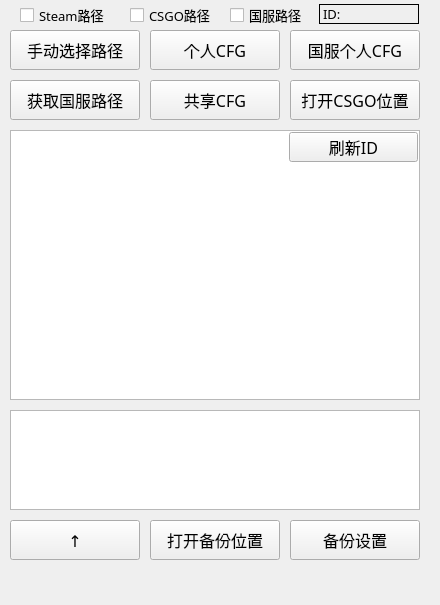
    <widget class="QWidget" name="TabMain">
     <property name="enabled">
      <bool>true</bool>
     </property>
     <property name="minimumSize">
      <size>
       <width>440</width>
       <height>605</height>
      </size>
     </property>
     <attribute name="title">
      <string>主要</string>
     </attribute>
     <widget class="QTableWidget" name="userdata">
      <property name="enabled">
       <bool>true</bool>
      </property>
      <property name="geometry">
       <rect>
        <x>10</x>
        <y>130</y>
        <width>410</width>
        <height>270</height>
       </rect>
      </property>
      <property name="font">
       <font>
        <family>微软雅黑</family>
        <pointsize>12</pointsize>
        <weight>50</weight>
        <bold>false</bold>
       </font>
      </property>
      <property name="styleSheet">
       <string notr="true"/>
      </property>
      <property name="frameShape">
       <enum>QFrame::StyledPanel</enum>
      </property>
      <property name="frameShadow">
       <enum>QFrame::Sunken</enum>
      </property>
      <property name="verticalScrollBarPolicy">
       <enum>Qt::ScrollBarAlwaysOff</enum>
      </property>
      <property name="horizontalScrollBarPolicy">
       <enum>Qt::ScrollBarAlwaysOff</enum>
      </property>
      <property name="textElideMode">
       <enum>Qt::ElideRight</enum>
      </property>
      <property name="verticalScrollMode">
       <enum>QAbstractItemView::ScrollPerPixel</enum>
      </property>
      <property name="horizontalScrollMode">
       <enum>QAbstractItemView::ScrollPerPixel</enum>
      </property>
      <property name="rowCount">
       <number>0</number>
      </property>
      <property name="columnCount">
       <number>0</number>
      </property>
      <attribute name="horizontalHeaderHighlightSections">
       <bool>false</bool>
      </attribute>
      <attribute name="verticalHeaderVisible">
       <bool>false</bool>
      </attribute>
      <attribute name="verticalHeaderHighlightSections">
       <bool>false</bool>
      </attribute>
     </widget>
     <widget class="QPushButton" name="opencsgocfg">
      <property name="geometry">
       <rect>
        <x>150</x>
        <y>80</y>
        <width>130</width>
        <height>40</height>
       </rect>
      </property>
      <property name="font">
       <font>
        <family>微软雅黑</family>
        <pointsize>12</pointsize>
        <weight>50</weight>
        <bold>false</bold>
       </font>
      </property>
      <property name="text">
       <string>共享CFG</string>
      </property>
     </widget>
     <widget class="QPushButton" name="openlocalcfg">
      <property name="geometry">
       <rect>
        <x>150</x>
        <y>30</y>
        <width>130</width>
        <height>40</height>
       </rect>
      </property>
      <property name="font">
       <font>
        <family>微软雅黑</family>
        <pointsize>12</pointsize>
        <weight>50</weight>
        <bold>false</bold>
       </font>
      </property>
      <property name="text">
       <string>个人CFG</string>
      </property>
     </widget>
     <widget class="QPushButton" name="manualBtn">
      <property name="geometry">
       <rect>
        <x>10</x>
        <y>30</y>
        <width>130</width>
        <height>40</height>
       </rect>
      </property>
      <property name="font">
       <font>
        <family>微软雅黑</family>
        <pointsize>12</pointsize>
        <weight>50</weight>
        <bold>false</bold>
       </font>
      </property>
      <property name="text">
       <string>手动选择路径</string>
      </property>
     </widget>
     <widget class="QPushButton" name="openCNlocalcfg">
      <property name="geometry">
       <rect>
        <x>290</x>
        <y>30</y>
        <width>130</width>
        <height>40</height>
       </rect>
      </property>
      <property name="font">
       <font>
        <family>微软雅黑</family>
        <pointsize>12</pointsize>
        <weight>50</weight>
        <bold>false</bold>
       </font>
      </property>
      <property name="text">
       <string>国服个人CFG</string>
      </property>
     </widget>
     <widget class="QPushButton" name="getUserDataBtn">
      <property name="geometry">
       <rect>
        <x>289</x>
        <y>132</y>
        <width>129</width>
        <height>30</height>
       </rect>
      </property>
      <property name="font">
       <font>
        <family>微软雅黑</family>
        <pointsize>12</pointsize>
        <weight>50</weight>
        <bold>false</bold>
       </font>
      </property>
      <property name="text">
       <string>刷新ID</string>
      </property>
     </widget>
     <widget class="QPushButton" name="getLauncherPathBtn">
      <property name="geometry">
       <rect>
        <x>10</x>
        <y>80</y>
        <width>130</width>
        <height>40</height>
       </rect>
      </property>
      <property name="font">
       <font>
        <family>微软雅黑</family>
        <pointsize>12</pointsize>
        <weight>50</weight>
        <bold>false</bold>
       </font>
      </property>
      <property name="text">
       <string>获取国服路径</string>
      </property>
     </widget>
     <widget class="QPushButton" name="backupSetting">
      <property name="geometry">
       <rect>
        <x>290</x>
        <y>520</y>
        <width>130</width>
        <height>40</height>
       </rect>
      </property>
      <property name="font">
       <font>
        <family>微软雅黑</family>
        <pointsize>12</pointsize>
        <weight>50</weight>
        <bold>false</bold>
       </font>
      </property>
      <property name="text">
       <string>备份设置</string>
      </property>
     </widget>
     <widget class="QPushButton" name="openBackupLoc">
      <property name="geometry">
       <rect>
        <x>150</x>
        <y>520</y>
        <width>130</width>
        <height>40</height>
       </rect>
      </property>
      <property name="font">
       <font>
        <family>微软雅黑</family>
        <pointsize>12</pointsize>
        <weight>50</weight>
        <bold>false</bold>
       </font>
      </property>
      <property name="text">
       <string>打开备份位置</string>
      </property>
     </widget>
     <widget class="QTableWidget" name="backupdata">
      <property name="geometry">
       <rect>
        <x>10</x>
        <y>410</y>
        <width>410</width>
        <height>100</height>
       </rect>
      </property>
      <property name="font">
       <font>
        <family>微软雅黑</family>
        <pointsize>10</pointsize>
        <weight>50</weight>
        <bold>false</bold>
       </font>
      </property>
      <property name="verticalScrollBarPolicy">
       <enum>Qt::ScrollBarAlwaysOff</enum>
      </property>
      <property name="horizontalScrollBarPolicy">
       <enum>Qt::ScrollBarAlwaysOff</enum>
      </property>
      <attribute name="horizontalHeaderHighlightSections">
       <bool>false</bool>
      </attribute>
      <attribute name="verticalHeaderVisible">
       <bool>false</bool>
      </attribute>
      <attribute name="verticalHeaderHighlightSections">
       <bool>false</bool>
      </attribute>
     </widget>
     <widget class="QCheckBox" name="checkSteamPath">
      <property name="enabled">
       <bool>true</bool>
      </property>
      <property name="geometry">
       <rect>
        <x>20</x>
        <y>5</y>
        <width>100</width>
        <height>20</height>
       </rect>
      </property>
      <property name="font">
       <font>
        <family>微软雅黑</family>
        <pointsize>10</pointsize>
        <weight>50</weight>
        <bold>false</bold>
       </font>
      </property>
      <property name="layoutDirection">
       <enum>Qt::LeftToRight</enum>
      </property>
      <property name="text">
       <string>Steam路径</string>
      </property>
      <property name="checkable">
       <bool>true</bool>
      </property>
      <property name="checked">
       <bool>false</bool>
      </property>
      <property name="tristate">
       <bool>false</bool>
      </property>
     </widget>
     <widget class="QCheckBox" name="checkLauncherPath">
      <property name="enabled">
       <bool>true</bool>
      </property>
      <property name="geometry">
       <rect>
        <x>230</x>
        <y>5</y>
        <width>90</width>
        <height>20</height>
       </rect>
      </property>
      <property name="font">
       <font>
        <family>微软雅黑</family>
        <pointsize>10</pointsize>
        <weight>50</weight>
        <bold>false</bold>
       </font>
      </property>
      <property name="layoutDirection">
       <enum>Qt::LeftToRight</enum>
      </property>
      <property name="autoFillBackground">
       <bool>false</bool>
      </property>
      <property name="text">
       <string>国服路径</string>
      </property>
     </widget>
     <widget class="QCheckBox" name="checkCsgoPath">
      <property name="enabled">
       <bool>true</bool>
      </property>
      <property name="geometry">
       <rect>
        <x>130</x>
        <y>5</y>
        <width>100</width>
        <height>20</height>
       </rect>
      </property>
      <property name="font">
       <font>
        <family>微软雅黑</family>
        <pointsize>10</pointsize>
        <weight>50</weight>
        <bold>false</bold>
       </font>
      </property>
      <property name="layoutDirection">
       <enum>Qt::LeftToRight</enum>
      </property>
      <property name="text">
       <string>CSGO路径</string>
      </property>
     </widget>
     <widget class="QPushButton" name="zipBackupdata">
      <property name="geometry">
       <rect>
        <x>10</x>
        <y>520</y>
        <width>130</width>
        <height>40</height>
       </rect>
      </property>
      <property name="font">
       <font>
        <family>微软雅黑</family>
        <pointsize>12</pointsize>
        <weight>50</weight>
        <bold>false</bold>
       </font>
      </property>
      <property name="text">
       <string>↑</string>
      </property>
     </widget>
     <widget class="QLabel" name="checkSteamID">
      <property name="geometry">
       <rect>
        <x>319</x>
        <y>4</y>
        <width>100</width>
        <height>20</height>
       </rect>
      </property>
      <property name="font">
       <font>
        <family>微软雅黑</family>
        <pointsize>10</pointsize>
        <weight>50</weight>
        <bold>false</bold>
       </font>
      </property>
      <property name="frameShape">
       <enum>QFrame::Box</enum>
      </property>
      <property name="text">
       <string>ID: </string>
      </property>
     </widget>
     <widget class="QPushButton" name="opencsgoDir">
      <property name="geometry">
       <rect>
        <x>290</x>
        <y>80</y>
        <width>130</width>
        <height>40</height>
       </rect>
      </property>
      <property name="font">
       <font>
        <family>微软雅黑</family>
        <pointsize>12</pointsize>
        <weight>50</weight>
        <bold>false</bold>
       </font>
      </property>
      <property name="text">
       <string>打开CSGO位置</string>
      </property>
     </widget>
     <zorder>userdata</zorder>
     <zorder>backupdata</zorder>
     <zorder>opencsgocfg</zorder>
     <zorder>openlocalcfg</zorder>
     <zorder>manualBtn</zorder>
     <zorder>openCNlocalcfg</zorder>
     <zorder>getUserDataBtn</zorder>
     <zorder>getLauncherPathBtn</zorder>
     <zorder>backupSetting</zorder>
     <zorder>openBackupLoc</zorder>
     <zorder>checkSteamPath</zorder>
     <zorder>checkLauncherPath</zorder>
     <zorder>checkCsgoPath</zorder>
     <zorder>zipBackupdata</zorder>
     <zorder>checkSteamID</zorder>
     <zorder>opencsgoDir</zorder>
    </widget>
